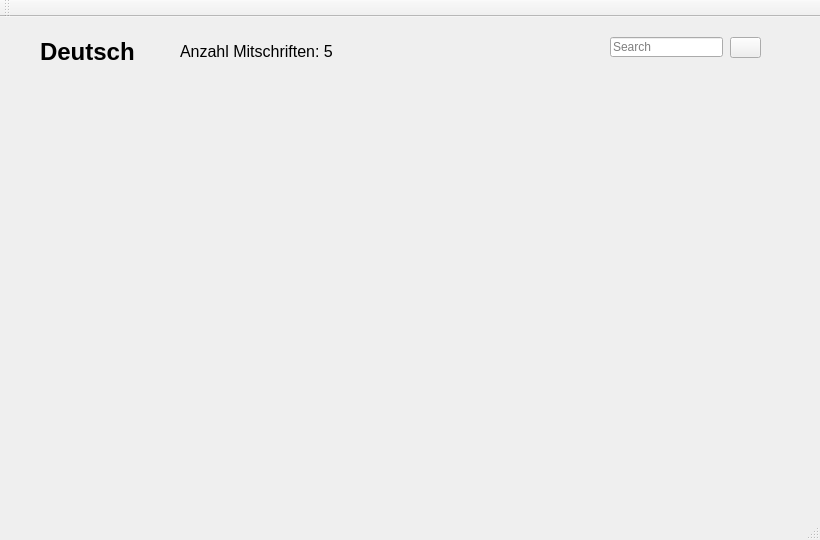
<?xml version="1.0" encoding="UTF-8"?>
<ui version="4.0">
 <class>subject_detail</class>
 <widget class="QMainWindow" name="subject_detail">
  <property name="geometry">
   <rect>
    <x>0</x>
    <y>0</y>
    <width>820</width>
    <height>540</height>
   </rect>
  </property>
  <property name="minimumSize">
   <size>
    <width>820</width>
    <height>540</height>
   </size>
  </property>
  <property name="maximumSize">
   <size>
    <width>820</width>
    <height>540</height>
   </size>
  </property>
  <property name="windowTitle">
   <string>subject_detail</string>
  </property>
  <widget class="QWidget" name="centralWidget">
   <widget class="QLabel" name="label">
    <property name="geometry">
     <rect>
      <x>40</x>
      <y>10</y>
      <width>131</width>
      <height>50</height>
     </rect>
    </property>
    <property name="font">
     <font>
      <pointsize>18</pointsize>
      <weight>75</weight>
      <bold>true</bold>
     </font>
    </property>
    <property name="text">
     <string>Deutsch</string>
    </property>
   </widget>
   <widget class="QWidget" name="gridLayoutWidget">
    <property name="geometry">
     <rect>
      <x>49</x>
      <y>69</y>
      <width>711</width>
      <height>401</height>
     </rect>
    </property>
    <layout class="QGridLayout" name="gridLayout"/>
   </widget>
   <widget class="QLineEdit" name="lineEdit">
    <property name="geometry">
     <rect>
      <x>610</x>
      <y>20</y>
      <width>113</width>
      <height>20</height>
     </rect>
    </property>
    <property name="placeholderText">
     <string>Search</string>
    </property>
   </widget>
   <widget class="QPushButton" name="pushButton">
    <property name="geometry">
     <rect>
      <x>730</x>
      <y>20</y>
      <width>31</width>
      <height>21</height>
     </rect>
    </property>
    <property name="baseSize">
     <size>
      <width>0</width>
      <height>0</height>
     </size>
    </property>
    <property name="font">
     <font>
      <pointsize>10</pointsize>
     </font>
    </property>
    <property name="text">
     <string/>
    </property>
    <property name="icon">
     <iconset>
      <normaloff>private-eye-lupe.png</normaloff>private-eye-lupe.png</iconset>
    </property>
    <property name="iconSize">
     <size>
      <width>17</width>
      <height>17</height>
     </size>
    </property>
   </widget>
   <widget class="QLabel" name="label_1">
    <property name="geometry">
     <rect>
      <x>180</x>
      <y>26</y>
      <width>211</width>
      <height>16</height>
     </rect>
    </property>
    <property name="font">
     <font>
      <pointsize>12</pointsize>
     </font>
    </property>
    <property name="text">
     <string>Anzahl Mitschriften: 5</string>
    </property>
   </widget>
  </widget>
  <widget class="QMenuBar" name="menuBar">
   <property name="geometry">
    <rect>
     <x>0</x>
     <y>0</y>
     <width>820</width>
     <height>26</height>
    </rect>
   </property>
  </widget>
  <widget class="QToolBar" name="mainToolBar">
   <attribute name="toolBarArea">
    <enum>TopToolBarArea</enum>
   </attribute>
   <attribute name="toolBarBreak">
    <bool>false</bool>
   </attribute>
  </widget>
  <widget class="QStatusBar" name="statusBar"/>
 </widget>
 <layoutdefault spacing="6" margin="11"/>
 <resources/>
 <connections/>
</ui>
